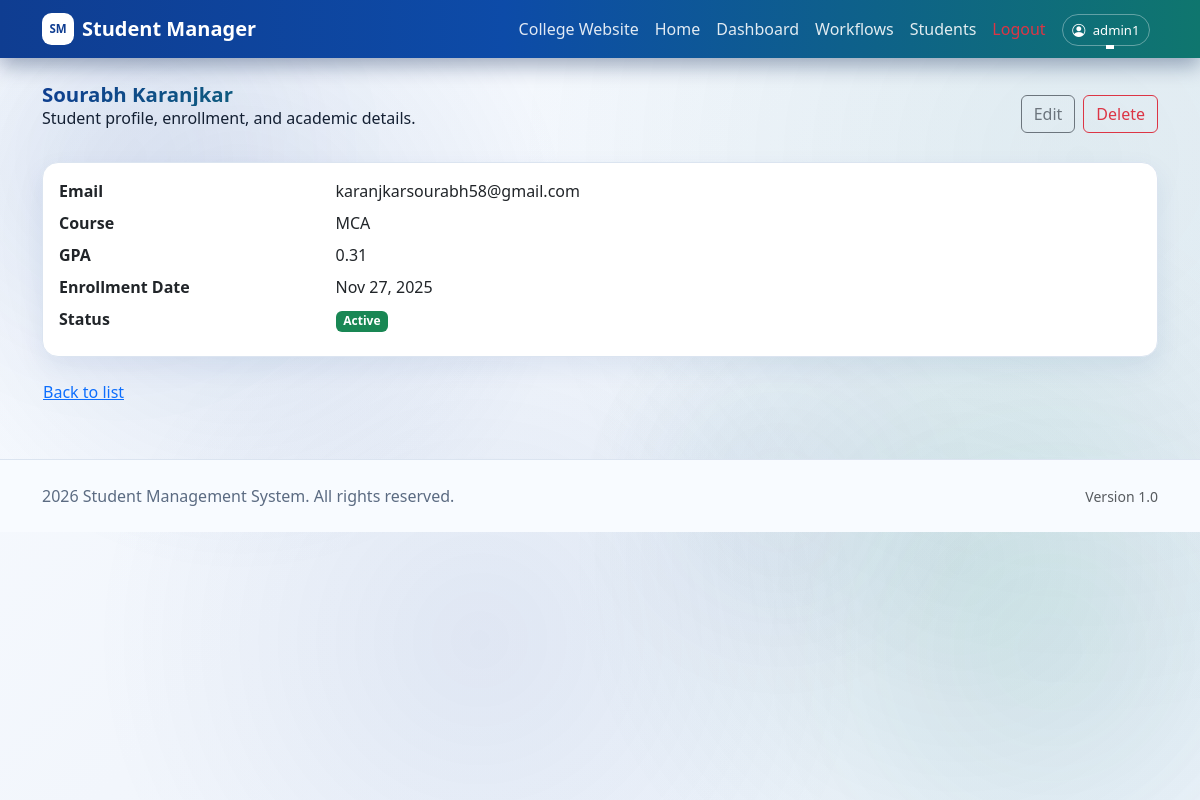
/1/ (signed in), run on the app's committed database.
### Students/models.py (models this page shows, shortened)
class Student(models.Model):
	seat_number = models.CharField(max_length=30, unique=True, null=True, blank=True)
	mother_name = models.CharField(max_length=120, blank=True)
	father_name = models.CharField(max_length=120, blank=True)
	parent_name = models.CharField(max_length=120, blank=True)
	first_name = models.CharField(max_length=50)
	last_name = models.CharField(max_length=50)
	email = models.EmailField(unique=True)
	enrollment_date = models.DateField()
	course = models.CharField(max_length=100)
	gpa = models.DecimalField(max_digits=4, decimal_places=2, null=True, blank=True)
	is_active = models.BooleanField(default=True)
	created_at = models.DateTimeField(auto_now_add=True)
	updated_at = models.DateTimeField(auto_now=True)
	class Meta:
		ordering = ['-enrollment_date', 'last_name', 'first_name']

### Students/views.py (the view)
# urls.py: path('<int:pk>/', views.StudentDetailView.as_view(), name='detail'),
class StudentDetailView(LoginRequiredMixin, DetailView):
	model = Student
	template_name = 'Students/student_detail.html'

### Students/templates/Students/student_detail.html (shortened to what this page needs)
{% extends 'Students/base.html' %}
{% block content %}
<section class="page-header">
  <div>
    <h1 class="page-title">{{ object.first_name }} {{ object.last_name }}</h1>
    <p class="page-subtitle">Student profile, enrollment, and academic details.</p>
  </div>
  <div class="d-flex gap-2">
    <a class="btn btn-outline-secondary" href="{% url 'students:edit' object.pk %}">Edit</a>
    <a class="btn btn-outline-danger" href="{% url 'students:delete' object.pk %}">Delete</a>
  </div>
</section>
<div class="card">
  <div class="card-body">
    <dl class="row mb-0">
      <dt class="col-sm-3">Email</dt><dd class="col-sm-9">{{ object.email }}</dd>
      <dt class="col-sm-3">Course</dt><dd class="col-sm-9">{{ object.course }}</dd>
      <dt class="col-sm-3">GPA</dt><dd class="col-sm-9">{{ object.gpa|default:"-" }}</dd>
      <dt class="col-sm-3">Enrollment Date</dt><dd class="col-sm-9">{{ object.enrollment_date|date:"M d, Y" }}</dd>
      <dt class="col-sm-3">Status</dt>
      <dd class="col-sm-9">{% if object.is_active %}<span class="badge text-bg-success">Active</span>{% else %}<span class="badge text-bg-secondary">Inactive</span>{% endif %}</dd>
    </dl>
  </div>
</div>
<a class="btn btn-link px-0 mt-3" href="{% url 'students:list' %}">Back to list</a>
{% endblock %}

### Students/templates/Students/base.html (shortened to what this page needs)
<!DOCTYPE html>
<html lang="en" data-bs-theme="light">
<head>
    <link href="https://cdn.jsdelivr.net/npm/bootstrap@5.3.2/dist/css/bootstrap.min.css" rel="stylesheet">
    <link href="https://cdn.jsdelivr.net/npm/bootstrap-icons@1.11.3/font/bootstrap-icons.min.css" rel="stylesheet">
    {% load static %}
    <link rel="stylesheet" href="{% static 'Students/css/site.css' %}">
</head>
<body>
    <div class="floating-orb orb-2"></div>
    <nav class="app-nav navbar navbar-expand-lg mb-4">
        <div class="container">
            <a class="navbar-brand d-flex align-items-center gap-2 text-white" href="{% url 'students:home' %}">
                <span class="brand-mark">SM</span>
                <span class="fw-semibold">Student Manager</span>
            </a>
            <div class="collapse navbar-collapse" id="navbarMain">
                <ul class="navbar-nav ms-auto mb-2 mb-lg-0">
                    <li class="nav-item">
                        <a class="nav-link" href="{% url 'students:college_home' %}">College Website</a>
                    </li>
                    <li class="nav-item">
                        <a class="nav-link" href="{% url 'students:home' %}">Home</a>
                    </li>
                    {% if user.is_authenticated %}
                        <li class="nav-item">
                            <a class="nav-link" href="{% url 'students:dashboard' %}">Dashboard</a>
                        </li>
                        <li class="nav-item">
                            <a class="nav-link" href="{% url 'students:workflow_hub' %}">Workflows</a>
                        </li>
                        <li class="nav-item">
                            <a class="nav-link" href="{% url 'students:list' %}">Students</a>
                        </li>
                        <li class="nav-item">
                            <a class="nav-link text-danger" href="{% url 'students:logout' %}">Logout</a>
                        </li>
                        <li class="nav-item dropdown">
                            <a class="nav-link dropdown-toggle" href="#" role="button" data-bs-toggle="dropdown">
                                <span class="user-pill">
                                    <i class="bi bi-person-circle me-1"></i>
                                    {{ user.username }}
                                </span>
                            </a>
                        </li>
                    {% endif %}
                </ul>
            </div>
        </div>
    </nav>
    <main class="container mb-5">
        {% block content %}
        {% endblock %}
    </main>
    <footer class="app-footer py-4 mt-auto">
        <div class="container">
            <div class="row">
                <div class="col-md-6">
                    <p class="mb-0"> {% now "Y" %} Student Management System. All rights reserved.</p>
                </div>
                <div class="col-md-6 text-md-end">
                    <small class="text-body-secondary">Version 1.0</small>
                </div>
            </div>
        </div>
    </footer>
</body>
</html>

### data on the page
Student: first_name "Sourabh", last_name "Karanjkar", email "karanjkarsourabh58@gmail.com", course "MCA", gpa "0.31", enrollment_date "Nov 27, 2025"

### other printed values
{{ user.username }} "admin1"
